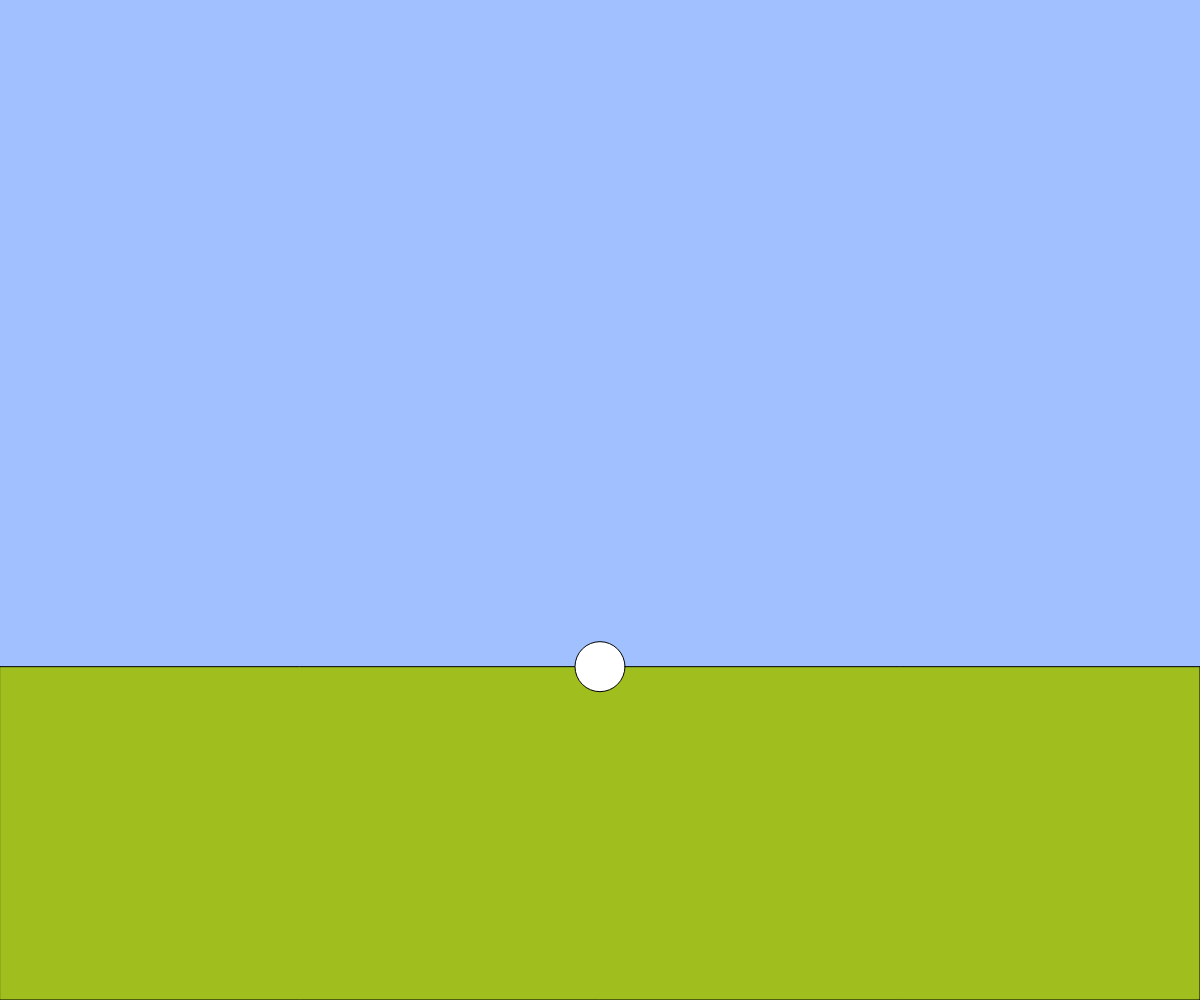
Frame 1 (no input)
Frame 60 (no input): identical to frame 1, image omitted
Frame 120 (the mouse pressed at the canvas centre since frame 60): identical to frame 1, image omitted

The p5.js sketch that drew this single still picture (run headless with seeded random() and noise() and a simulated clock; from frame 60 on, the mouse is pressed at the canvas centre):

// p5.js sketch
// ── sketch.js
// テキスト「キーボード操作に反応する」
let x, y;
let speed = 0.5

function setup(){
  createCanvas(windowWidth, windowHeight);
  x = windowWidth / 2;
  y = (2/3)*windowHeight;
}


function windowResized(){
  resizeCanvas(windowWidth, windowHeight);
  x = windowWidth / 2;
  y = (2/3)*windowHeight;
}

function draw(){
  background(160, 192, 255);
  fill(160,190,30);
  rect(0,(2/3)*height,width,(1/3)*height)
  fill(255);
  ellipse(x, y, 50);

  if(keyIsDown(LEFT_ARROW)){ x -= 5*speed; }
  if(keyIsDown(RIGHT_ARROW)){ x += 5*speed; }
  
  if(keyIsDown(UP_ARROW)){
    speed += 0.03;
    speed = constrain(speed, 0.5, 2);
  }else{
      speed = 0.5;
     }
  
}
  
  /*if(keyIsDown(UP_ARROW)){ y -= 5; }
  if(keyIsDown(DOWN_ARROW)){ y += 5; }
  if(keyIsDown("A".charCodeAt(0))){ x+= 10; } // 文字キーの場合
  if(keyIsDown(.charCodeAt(0))){ x-= 10; } // スペースキーも文字キーと同様
}*/


 /*イベントハンドラを使用するパターン
 function keyPressed(){
  if(keyCode == LEFT_ARROW){ x -= 5; }
  else if(keyCode == RIGHT_ARROW){ x+= 5; }
  else if(keyCode == DOWN_ARROW){ y += 5; }
  else if(keyCode == UP_ARROW){ y -= 5; }
  else if(key == "A"){ x += 10; }
}

function keyReleased(){
  if(keyCode == LEFT_ARROW){ x -= 5; }
  else if(keyCode == RIGHT_ARROW){ x+= 5; }
  else if(keyCode == DOWN_ARROW){ y += 5; }
  else if(keyCode == UP_ARROW){ y -= 5; }
  else if(key == "A"){ x += 10; }
}
 

function windowResized(){
  resizeCanvas(windowWidth, windowHeight);
  x = constrain(x, 0, width);
  y = constrain(y, 0, height);
}*/
